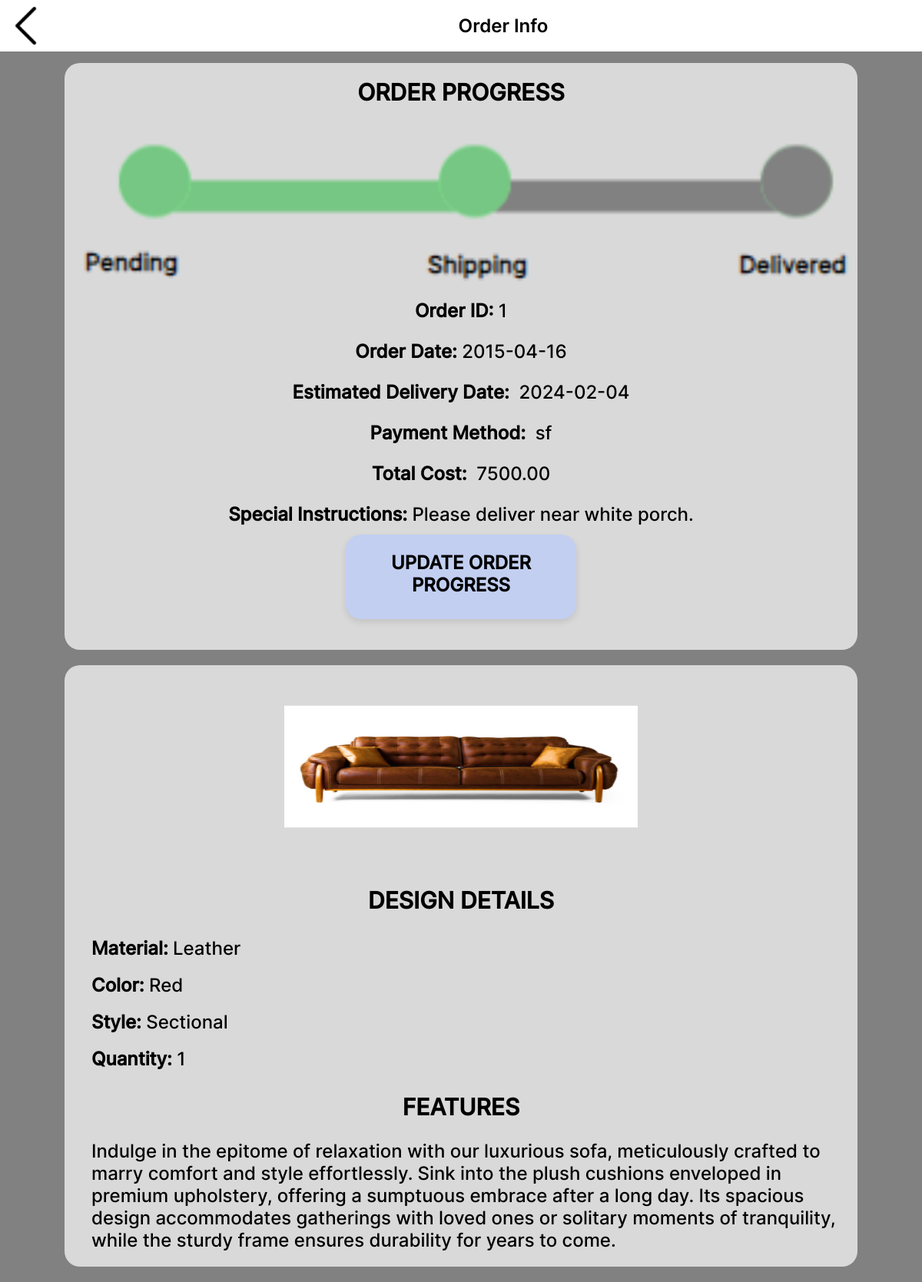
The page /UT-orderinfo.php?orno=1 on the database its author committed.
### tables this page shows
CREATE TABLE `orders` (
  `ORDER_NUM` int(11) NOT NULL,
  `CUST_NUM` int(255) NOT NULL,
  `ORDER_DATE` date NOT NULL,
  `EST_DATE` date NOT NULL,
  `ORDER_COST` decimal(10,2) NOT NULL,
  `STATUS` varchar(30) NOT NULL,
  `ADD_INFO` varchar(255) NOT NULL
);

CREATE TABLE `customer_orders` (
  `ORDER_NUM` int(11) NOT NULL,
  `FURNITURE_ID` int(11) NOT NULL,
  `QUANTITY` int(11) NOT NULL,
  `TOTAL_COST` decimal(10,2) DEFAULT NULL
);

CREATE TABLE `customers` (
  `CUST_NUM` int(100) NOT NULL,
  `LAST_NAME` varchar(100) NOT NULL,
  `FIRST_NAME` varchar(100) NOT NULL,
  `MIDDLE_NAME` varchar(100) NOT NULL,
  `BIRTHDAY` date NOT NULL,
  `COMPANY` varchar(100) NOT NULL,
  `COMPANY_LOCATION` varchar(100) NOT NULL,
  `PHONE` varchar(15) NOT NULL,
  `EMAIL` varchar(100) NOT NULL,
  `RESIDENT_LOCATION` varchar(100) NOT NULL,
  `MODE_OF_PAY` varchar(20) NOT NULL,
  `ADD_INFO` varchar(200) NOT NULL,
  `IMG` varchar(100) NOT NULL
);

CREATE TABLE `furnitures` (
  `FURNITURE_ID` int(11) NOT NULL,
  `FURNITURE_NAME` varchar(255) NOT NULL,
  `PRICE` decimal(10,2) NOT NULL,
  `MATERIAL` varchar(255) NOT NULL,
  `COLOR` varchar(255) NOT NULL,
  `STYLE` varchar(255) NOT NULL,
  `FEATURES` varchar(4000) NOT NULL,
  `FURNITURE_IMG` varchar(255) NOT NULL
);

### UT-orderinfo.php (the view, shortened to what this page needs)
<?php require 'connectDB.php';
$order_num = $_GET['orno'];
$data = "SELECT *
        FROM orders o
        JOIN customer_orders co ON o.ORDER_NUM = co.ORDER_NUM
        JOIN furnitures f ON co.FURNITURE_ID = f.FURNITURE_ID
        WHERE o.ORDER_NUM = $order_num";
$result = $connection->query($data);
$orderArray = array();
while($row = $result->fetch_assoc()) {
    $orderArray[] = $row;
}
$order = $orderArray[0];
$cust_num = $order["CUST_NUM"];
$customer = $connection->query("SELECT * FROM customers WHERE CUST_NUM = $cust_num")->fetch_assoc();
?>
<html lang="en">
<head>
    <link rel="stylesheet" href="orderinfo.css">
</head>
<body>
    <nav class="site-nav grid">
    <a href="UT-adminorders.php"><img src="assets/img/Back.png"></a>
    <p>Order Info</p>
</nav>
    <?php
    echo'
        <div>
        <div class="colored-box-1">
        <h2>ORDER PROGRESS</h2>
        <img id="myImage" src="assets/pending.png" style="width:100%">
        <p class="field"><b>Order ID:</b>&nbsp;'.$order["ORDER_NUM"].'</p>
        <p class="field"><b>Order Date:</b>&nbsp;'.$order["ORDER_DATE"].'</p>
        <p class="field"><b>Estimated Delivery Date:</b>&nbsp; '.$order["EST_DATE"].'</p>
        <p class="field"><b>Payment Method:</b>&nbsp; '.$customer["MODE_OF_PAY"].'</p>
        <p class="field"><b>Total Cost:</b>&nbsp; '.$order["TOTAL_COST"].'</p>
        <p class="field"><b>Special Instructions:</b>&nbsp;'.$order["ADD_INFO"].'</p>
        ';
        ?>
        <form id="formm" action="editorder.php?orno= <?php echo $order_num ?>" method="post" enctype="multipart/form-data">
            <div class="rect-button field" onclick="updateOrderProgress()">
            <p class="field">UPDATE ORDER PROGRESS</p>
            </div>
        </form>
        </div>
        <?php
for($i = 0; $i < count($orderArray); $i++) {
    $furniture = $orderArray[$i];
    echo'
        <div class="colored-box">
        <div class="furniture"><img src="assets/furniture_img/'. $furniture["FURNITURE_IMG"] . '" width="96%" height="30%"></img></div>
        <br><br><br><br><br><br>
        <h2 style="margin-top:-140px;">DESIGN DETAILS</h2>
        <p style="margin-left:35px; margin-top:30px;"><b>Material:</b>&nbsp;' . $furniture["MATERIAL"] . '</p>
        <p style="margin-left:35px; margin-top:19px;"><b>Color:</b>&nbsp;' . $furniture["COLOR"] . '</p>
        <p style="margin-left:35px; margin-top:19px;"><b>Style:</b>&nbsp;' . $furniture["STYLE"] . '</p>
        <p style="margin-left:35px; margin-top:19px;"><b>Quantity:</b>&nbsp;' . $furniture["QUANTITY"] . '</p>
        <h2 style="margin-top:10px;">FEATURES</h2>
        <p style="margin-left:35px; margin-top:19px;">' . $furniture["FEATURES"] . '</p>
        </div>
    ';
}
?>
</body>
</html>

### orderinfo.css (style rules this page uses)
:root { --primary: #000000; --secondary: #FFFFFF; --button_color: #d9d9d9; --nav_grayed: #808080; --nav_selected: #818181; --table_text: #404040; }
body,p,a,ul,li,h1 { margin: 0; padding: 0; text-decoration: none; }
body { background-color: var(--secondary); overflow-x: hidden; font-family: 'Inter Medium'; padding-top: 53.75px; background: var(--nav_selected); }
p,a,::placeholder { color: #000000; font-size: 1.2em; font-family: "Inter Medium"; }
.colored-box-1 { width: 86%; padding-bottom: 1em; background-color: #D9D9D9; border-radius:20px; margin: auto auto; margin-bottom: 1em; margin-top: 27.75px; }
.colored-box-1 h2 { text-align:center; padding-top:20px; }
.colored-box { width: 86%; padding-bottom: 1em; background-color: #D9D9D9; border-radius:20px; margin: auto auto; margin-bottom: 1em; }
.colored-box h2 { text-align:center; padding-top:20px; }
.rect-button { width: 300px; height: 90px; background-color: #C2CFF1; border: none; border-radius: 20px; color: #000000; font-size: 20px; font-weight: bold; text-align: center; text-decoration: none; display: inline-block; cursor: pointer; box-shadow: 0px 4px 8px rgba(0, 0, 0, 0.1); margin-top: 25px; margin-left: 35px; }
.furniture { margin: auto auto; width: 70%; z-index:2; padding-top: 1em; padding-bottom: 1em; }
.furniture img { margin: auto auto; width: 100%; max-width: 23em; display: block; border-radius: 20px; }
.grid { display: grid; grid-template-columns: repeat(8, 1fr); }
.site-nav { width: 100%; background: var(--secondary); position: fixed; top: 0px; }
.site-nav a { grid-column: 1/2; }
.site-nav a img { width: 2.8em; height: 2.8em; }
.site-nav p { grid-column: 2/9; white-space: nowrap; margin: auto auto; font-family: 'Inter SemiBold'; font-size:px; margin-left: calc(50% - 20px); transform: translateX(-50%); }
.field { margin:auto auto; display: block; text-align: center; padding: .5em 0 .5em 0; }
@media screen and (min-width: 960px) { body { font-size: 18px; } }
@media screen and (min-width: 1200px) { body { font-size: 20px; } }

### rows shown on the page
orders: customer_orders.ORDER_NUM "1", ORDER_DATE "2015-04-16", EST_DATE "2024-02-04", customer_orders.TOTAL_COST "7500.00", ADD_INFO "Please deliver near white porch.", furnitures.FURNITURE_IMG (picture), furnitures.MATERIAL "Leather", furnitures.COLOR "Red", furnitures.STYLE "Sectional", customer_orders.QUANTITY "1", furnitures.FEATURES "Indulge in the epitome of relaxation with our luxurious sofa, meticulously crafted to marry comfort and style effortlessly. Sink into the plush cushions enveloped in premium upholstery, offering a sumptuous embrace after a long day. Its spacious design accommodates gatherings with loved ones or solitary moments of tranquility, while the sturdy frame ensures durability for years to come."
customers: MODE_OF_PAY "sf"
